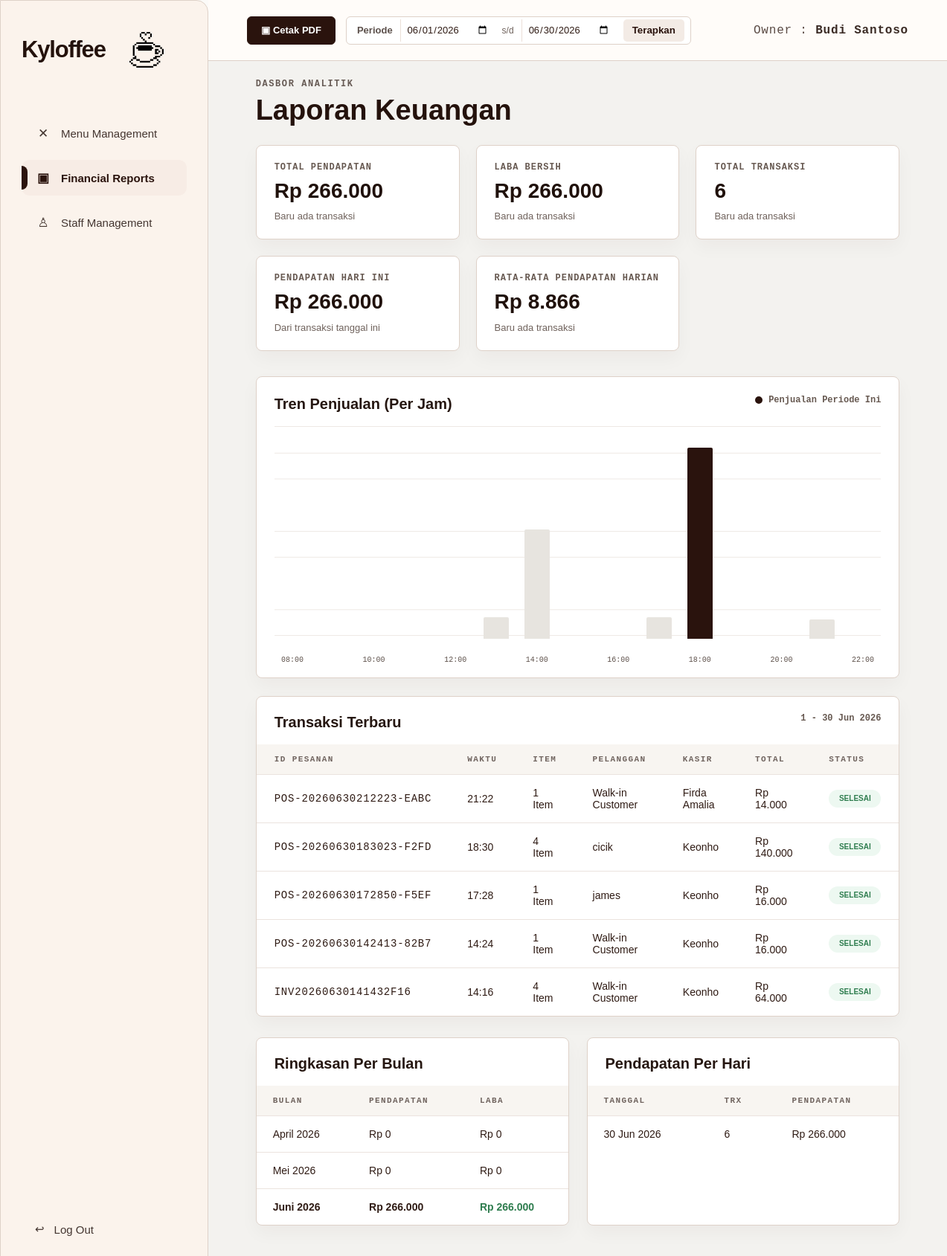
Page /owner/reports (signed in) on the committed database.
### tables this page shows
CREATE TABLE pos_transactions (
                id INTEGER PRIMARY KEY AUTOINCREMENT,
                order_code TEXT NOT NULL UNIQUE,
                transaction_date TEXT NOT NULL,
                transaction_time TEXT NOT NULL,
                customer_name TEXT DEFAULT 'Walk-in Customer',
                payment_method TEXT DEFAULT 'Tunai',
                subtotal_amount INTEGER NOT NULL DEFAULT 0,
                discount_amount INTEGER NOT NULL DEFAULT 0,
                tax_amount INTEGER NOT NULL DEFAULT 0,
                operational_cost INTEGER NOT NULL DEFAULT 0,
                total_amount INTEGER NOT NULL DEFAULT 0,
                item_count INTEGER NOT NULL DEFAULT 0,
                status TEXT NOT NULL DEFAULT 'Selesai',
                staff_id INTEGER,
                created_at TIMESTAMP DEFAULT CURRENT_TIMESTAMP
            );

CREATE TABLE users (
                id INTEGER PRIMARY KEY AUTOINCREMENT,
                full_name TEXT NOT NULL,
                email TEXT UNIQUE NOT NULL,
                password_hash TEXT NOT NULL,
                role TEXT NOT NULL,
                created_at TIMESTAMP DEFAULT CURRENT_TIMESTAMP
            , staff_phone TEXT, staff_position TEXT DEFAULT 'Staff', joined_date TEXT, staff_status TEXT DEFAULT 'Aktif', is_active INTEGER NOT NULL DEFAULT 1);

### app.py (the view)
@app.route("/owner/reports")
@owner_required
def owner_reports():
    return render_template(
        "owner_financial_reports.html",
        owner_name=get_owner_name(),
        active_page="reports",
        report=build_financial_report(request.args),
    )

### templates/owner_financial_reports.html (shortened to what this page needs)
<!DOCTYPE html>
<html lang="id">
<head>
    <link rel="stylesheet" href="{{ url_for('static', filename='css/owner_shell.css') }}">
    <link rel="stylesheet" href="{{ url_for('static', filename='css/owner_menu.css') }}">
</head>
<body>
    <div class="owner-page">
        {% include 'partials/owner_sidebar.html' %}
        <main class="owner-main">
            <header class="owner-topbar owner-topbar--spread">
                <div class="topbar-actions report-topbar-actions">
                    <a
                        href="{{ url_for('owner_reports_print', date_from=report.date_from, date_to=report.date_to) }}"
                        class="topbar-button topbar-button--dark"
                    >
                        &#9635; Cetak PDF
                    </a>
                    <form class="period-form" action="{{ url_for('owner_reports') }}" method="get">
                        <label for="date_from">Periode</label>
                        <input id="date_from" type="date" name="date_from" value="{{ report.date_from }}">
                        <span>s/d</span>
                        <input type="date" name="date_to" value="{{ report.date_to }}">
                        <button type="submit">Terapkan</button>
                    </form>
                </div>
                <div class="owner-identity">Owner : <strong>{{ owner_name }}</strong></div>
            </header>
            <section class="owner-content report-dashboard">
                <div class="report-heading-row report-heading-row--dashboard">
                    <div>
                        <p class="breadcrumb">DASBOR ANALITIK</p>
                        <h1>Laporan Keuangan</h1>
                    </div>
                </div>
                <section class="report-metric-grid" aria-label="Ringkasan laporan keuangan">
                    {% for item in report.dashboard_metrics %}
                        <article class="report-metric-card">
                            <span>{{ item.label }}</span>
                            <strong>{{ item.value }}</strong>
                            <small class="metric-trend metric-trend--{{ item.tone }}">{{ item.trend }}</small>
                        </article>
                    {% endfor %}
                </section>
                <section class="report-panel sales-chart-panel">
                    <div class="panel-heading">
                        <h2>Tren Penjualan (Per Jam)</h2>
                        <span><i></i> Penjualan Periode Ini</span>
                    </div>
                    <div class="sales-chart" aria-label="Grafik penjualan per jam">
                        {% for item in report.hourly_sales %}
                            <div class="sales-chart__slot">
                                <div
                                    class="sales-chart__bar {% if item.is_peak %}sales-chart__bar--peak{% endif %}"
                                    style="--bar-height: {{ item.height }}%;"
                                    title="{{ item.hour }} - {{ item.amount }}"
                                ></div>
                                <small class="{% if not item.label_visible %}is-muted-label{% endif %}">{{ item.hour }}</small>
                            </div>
                        {% endfor %}
                    </div>
                </section>
                <section class="report-panel report-table-panel">
                    <div class="panel-heading">
                        <h2>Transaksi Terbaru</h2>
                        <span>{{ report.period }}</span>
                    </div>
                    <div class="table-responsive">
                        <table class="report-data-table">
                            <thead>
                                <tr>
                                    <th>ID Pesanan</th>
                                    <th>Waktu</th>
                                    <th>Item</th>
                                    <th>Pelanggan</th>
                                    <th>Kasir</th>
                                    <th>Total</th>
                                    <th>Status</th>
                                </tr>
                            </thead>
                            <tbody>
                                {% if report.recent_transactions %}
                                    {% for trx in report.recent_transactions %}
                                        <tr>
                                            <td class="mono">{{ trx.id }}</td>
                                            <td>{{ trx.time }}</td>
                                            <td>{{ trx['items'] }} Item</td>
                                            <td>{{ trx.customer }}</td>
                                            <td>{{ trx.staff }}</td>
                                            <td>{{ trx.total }}</td>
                                            <td><span class="status-pill">{{ trx.status }}</span></td>
                                        </tr>
                                    {% endfor %}
                                {% else %}
                                    <tr>
                                        <td colspan="7" class="sheet-empty">Belum ada transaksi.</td>
                                    </tr>
                                {% endif %}
                            </tbody>
                        </table>
                    </div>
                </section>
                <section class="report-bottom-grid">
                    <article class="report-panel">
                        <div class="panel-heading">
                            <h2>Ringkasan Per Bulan</h2>
                        </div>
                        <div class="table-responsive">
                            <table class="mini-report-table">
                                <thead>
                                    <tr>
                                        <th>Bulan</th>
                                        <th>Pendapatan</th>
                                        <th>Laba</th>
                                    </tr>
                                </thead>
                                <tbody>
                                    {% for row in report.monthly_summary %}
                                        <tr class="{% if row.is_current %}is-current-row{% endif %}">
                                            <td>{{ row.month }}</td>
                                            <td>{{ row.income }}</td>
                                            <td>{{ row.profit }}</td>
                                        </tr>
                                    {% endfor %}
                                </tbody>
                            </table>
                        </div>
                    </article>
                    <article class="report-panel">
                        <div class="panel-heading">
                            <h2>Pendapatan Per Hari</h2>
                        </div>
                        <div class="table-responsive">
                            <table class="mini-report-table">
                                <thead>
                                    <tr>
                                        <th>Tanggal</th>
                                        <th>Trx</th>
                                        <th>Pendapatan</th>
                                    </tr>
                                </thead>
                                <tbody>
                                    {% if report.daily_income_rows %}
                                        {% for row in report.daily_income_rows %}
                                            <tr>
                                                <td>{{ row.date }}</td>
                                                <td>{{ row.transactions }}</td>
                                                <td>{{ row.income }}</td>
                                            </tr>
                                        {% endfor %}
                                    {% else %}
                                        <tr>
                                            <td colspan="3" class="sheet-empty">Belum ada pendapatan harian.</td>
                                        </tr>
                                    {% endif %}
                                </tbody>
                            </table>
                        </div>
                    </article>
                </section>
            </section>
        </main>
    </div>
</body>
</html>

### templates/partials/owner_sidebar.html
<aside class="owner-sidebar">
    <a href="{{ url_for('owner_menu') }}" class="brand" aria-label="Kyloffee Owner Home">
        <span class="brand-name">Kyloffee</span>
        <img src="{{ url_for('static', filename='assets/logo-coffee.png') }}" alt="" class="brand-logo-mark">
    </a>
    <nav class="owner-nav" aria-label="Owner navigation">
        <a href="{{ url_for('owner_menu') }}" class="owner-nav__link {% if active_page == 'menu' %}active{% endif %}">
            <span class="owner-nav__icon" aria-hidden="true">&#10005;</span>
            <span>Menu Management</span>
        </a>
        <a href="{{ url_for('owner_reports') }}" class="owner-nav__link {% if active_page == 'reports' %}active{% endif %}">
            <span class="owner-nav__icon" aria-hidden="true">&#9635;</span>
            <span>Financial Reports</span>
        </a>
        <a href="{{ url_for('owner_users') }}" class="owner-nav__link {% if active_page == 'staff' %}active{% endif %}">
            <span class="owner-nav__icon" aria-hidden="true">&#9817;</span>
            <span>Staff Management</span>
        </a>
    </nav>
    <a href="{{ url_for('logout') }}" class="owner-logout">
        <span aria-hidden="true">&#8617;</span>
        <span>Log Out</span>
    </a>
</aside>

### rows in the picture
pos_transactions: id "POS-20260630212223-EABC", time "21:22", items "1", customer "Walk-in Customer", staff "Firda Amalia", total "Rp 14.000", status "SELESAI"
pos_transactions: id "POS-20260630183023-F2FD", time "18:30", items "4", customer "cicik", staff "Keonho", total "Rp 140.000", status "SELESAI"
pos_transactions: id "POS-20260630172850-F5EF", time "17:28", items "1", customer "james", staff "Keonho", total "Rp 16.000", status "SELESAI"
pos_transactions: id "POS-20260630142413-82B7", time "14:24", items "1", customer "Walk-in Customer", staff "Keonho", total "Rp 16.000", status "SELESAI"
pos_transactions: id "INV20260630141432F16", time "14:16", items "4", customer "Walk-in Customer", staff "Keonho", total "Rp 64.000", status "SELESAI"

### other values in the picture
{{ owner_name }} "Budi Santoso"
{{ item.label }} "TOTAL PENDAPATAN" "LABA BERSIH" "TOTAL TRANSAKSI" "PENDAPATAN HARI INI" "RATA-RATA PENDAPATAN HARIAN"
{{ item.value }} "Rp 266.000" "Rp 266.000" "6" "Rp 266.000" "Rp 8.866"
{{ item.trend }} "Baru ada transaksi" "Baru ada transaksi" "Baru ada transaksi" "Dari transaksi tanggal ini" "Baru ada transaksi"
{{ item.hour }} "08:00" "10:00" "12:00" "14:00" "16:00" "18:00" "20:00" "22:00"
{{ report.period }} "1 - 30 Jun 2026"
{{ row.month }} "April 2026" "Mei 2026" "Juni 2026"
{{ row.income }} "Rp 0" "Rp 0" "Rp 266.000"
{{ row.profit }} "Rp 0" "Rp 0" "Rp 266.000"
{{ row.date }} "30 Jun 2026"
{{ row.transactions }} "6"
{{ row.income }} "Rp 266.000"
